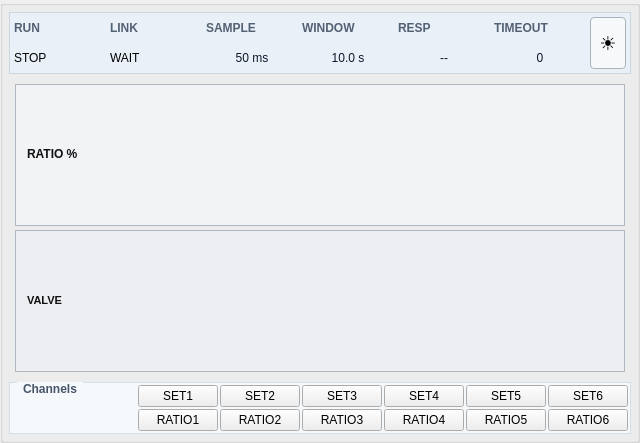
     <widget class="QGroupBox" name="plotPanel">
      <property name="minimumSize">
       <size>
        <width>640</width>
        <height>0</height>
       </size>
      </property>
      <property name="styleSheet">
       <string notr="true">QGroupBox#plotPanel { background-color: rgb(244, 247, 251); border: 1px solid rgb(205, 214, 222); border-radius: 0px; margin-top: 10px; color: rgb(30, 41, 59); font-weight: 600; }
QGroupBox#plotPanel::title { subcontrol-origin: margin; left: 10px; padding: 0 4px; }
QGroupBox#graphSettingsGroup { background-color: rgb(246, 249, 252); border: 1px solid rgb(214, 223, 232); border-radius: 0px; color: rgb(71, 85, 105); font-weight: 600; }
QGroupBox#graphSettingsGroup::title { subcontrol-origin: margin; left: 8px; padding: 0 4px; }</string>
      </property>
      <property name="title">
       <string/>
      </property>
      <layout class="QVBoxLayout" name="plotPanelLayout">
       <property name="spacing">
        <number>4</number>
       </property>
       <property name="leftMargin">
        <number>6</number>
       </property>
       <property name="topMargin">
        <number>6</number>
       </property>
       <property name="rightMargin">
        <number>6</number>
       </property>
       <property name="bottomMargin">
        <number>6</number>
       </property>
       <item>
        <widget class="QFrame" name="graphStatusFrame">
         <property name="minimumSize">
          <size>
           <width>0</width>
           <height>62</height>
          </size>
         </property>
         <property name="maximumSize">
          <size>
           <width>16777215</width>
           <height>62</height>
          </size>
         </property>
         <property name="styleSheet">
          <string notr="true">QFrame#graphStatusFrame { background-color: rgb(233, 240, 247); border: 1px solid rgb(205, 214, 222); border-radius: 0px; }</string>
         </property>
         <property name="frameShape">
          <enum>QFrame::StyledPanel</enum>
         </property>
         <property name="frameShadow">
          <enum>QFrame::Raised</enum>
         </property>
         <layout class="QGridLayout" name="graphStatusLayout">
          <property name="leftMargin">
           <number>4</number>
          </property>
          <property name="topMargin">
           <number>2</number>
          </property>
          <property name="rightMargin">
           <number>4</number>
          </property>
          <property name="bottomMargin">
           <number>2</number>
          </property>
          <property name="spacing">
           <number>4</number>
          </property>
          <item row="0" column="0">
           <widget class="QLabel" name="plotRunCaptionLabel">
            <property name="font">
             <font>
              <weight>75</weight>
              <bold>true</bold>
             </font>
            </property>
            <property name="styleSheet">
             <string notr="true">color: #526173;</string>
            </property>
            <property name="text">
             <string>RUN</string>
            </property>
           </widget>
          </item>
          <item row="1" column="0">
           <widget class="QLabel" name="plotRunValueLabel">
            <property name="text">
             <string>STOP</string>
            </property>
           </widget>
          </item>
          <item row="0" column="1">
           <widget class="QLabel" name="plotRxStateCaptionLabel">
            <property name="font">
             <font>
              <weight>75</weight>
              <bold>true</bold>
             </font>
            </property>
            <property name="styleSheet">
             <string notr="true">color: #526173;</string>
            </property>
            <property name="text">
             <string>LINK</string>
            </property>
           </widget>
          </item>
          <item row="1" column="1">
           <widget class="QLabel" name="plotRxStateValueLabel">
            <property name="text">
             <string>WAIT</string>
            </property>
           </widget>
          </item>
          <item row="0" column="2">
           <widget class="QLabel" name="plotSampleCaptionLabel">
            <property name="font">
             <font>
              <weight>75</weight>
              <bold>true</bold>
             </font>
            </property>
            <property name="styleSheet">
             <string notr="true">color: #526173;</string>
            </property>
            <property name="text">
             <string>SAMPLE</string>
            </property>
           </widget>
          </item>
          <item row="1" column="2">
           <widget class="QLabel" name="plotSampleValueLabel">
            <property name="styleSheet">
             <string notr="true">color: #0F172A; padding: 2px 6px;</string>
            </property>
            <property name="text">
             <string>50 ms</string>
            </property>
            <property name="alignment">
             <set>Qt::AlignCenter</set>
            </property>
           </widget>
          </item>
          <item row="0" column="3">
           <widget class="QLabel" name="plotWindowCaptionLabel">
            <property name="font">
             <font>
              <weight>75</weight>
              <bold>true</bold>
             </font>
            </property>
            <property name="styleSheet">
             <string notr="true">color: #526173;</string>
            </property>
            <property name="text">
             <string>WINDOW</string>
            </property>
           </widget>
          </item>
          <item row="1" column="3">
           <widget class="QLabel" name="plotWindowValueLabel">
            <property name="styleSheet">
             <string notr="true">color: #0F172A; padding: 2px 6px;</string>
            </property>
            <property name="text">
             <string>10.0 s</string>
            </property>
            <property name="alignment">
             <set>Qt::AlignCenter</set>
            </property>
           </widget>
          </item>
          <item row="0" column="4">
           <widget class="QLabel" name="plotLastUpdateCaptionLabel">
            <property name="font">
             <font>
              <weight>75</weight>
              <bold>true</bold>
             </font>
            </property>
            <property name="styleSheet">
             <string notr="true">color: #526173;</string>
            </property>
            <property name="text">
             <string>RESP</string>
            </property>
           </widget>
          </item>
          <item row="1" column="4">
           <widget class="QLabel" name="plotLastUpdateValueLabel">
            <property name="styleSheet">
             <string notr="true">color: #0F172A; padding: 2px 6px;</string>
            </property>
            <property name="text">
             <string>--</string>
            </property>
            <property name="alignment">
             <set>Qt::AlignCenter</set>
            </property>
           </widget>
          </item>
          <item row="0" column="5">
           <widget class="QLabel" name="plotTimeoutCaptionLabel">
            <property name="font">
             <font>
              <weight>75</weight>
              <bold>true</bold>
             </font>
            </property>
            <property name="styleSheet">
             <string notr="true">color: #526173;</string>
            </property>
            <property name="text">
             <string>TIMEOUT</string>
            </property>
           </widget>
          </item>
          <item row="1" column="5">
           <widget class="QLabel" name="plotTimeoutValueLabel">
            <property name="styleSheet">
             <string notr="true">color: #0F172A; padding: 2px 6px;</string>
            </property>
            <property name="text">
             <string>0</string>
            </property>
            <property name="alignment">
             <set>Qt::AlignCenter</set>
            </property>
           </widget>
          </item>
          <item row="0" column="6" rowspan="2">
           <widget class="QPushButton" name="graphThemeToggleButton">
            <property name="minimumSize">
             <size>
              <width>32</width>
              <height>32</height>
             </size>
            </property>
            <property name="maximumSize">
             <size>
              <width>36</width>
              <height>52</height>
             </size>
            </property>
            <property name="font">
             <font>
              <pointsize>14</pointsize>
             </font>
            </property>
            <property name="toolTip">
             <string>Toggle graph theme (Dark / Light)</string>
            </property>
            <property name="styleSheet">
             <string notr="true">QPushButton { border: 1px solid #AAB2BA; border-radius: 4px; background: #F6F8FA; padding: 2px; }
QPushButton:hover { background: #E8EDF2; border-color: #555; }</string>
            </property>
            <property name="text">
             <string>&#x2600;</string>
            </property>
            <property name="checkable">
             <bool>true</bool>
            </property>
           </widget>
          </item>
         </layout>
        </widget>
       </item>
       <item>
        <widget class="QFrame" name="plotHost">
         <property name="minimumSize">
          <size>
           <width>0</width>
           <height>300</height>
          </size>
         </property>
         <property name="styleSheet">
          <string notr="true">QFrame#plotHost { background: transparent; border: none; }</string>
         </property>
         <property name="frameShape">
          <enum>QFrame::NoFrame</enum>
         </property>
         <property name="frameShadow">
          <enum>QFrame::Plain</enum>
         </property>
         <layout class="QVBoxLayout" name="plotHostLayout">
          <property name="spacing">
           <number>4</number>
          </property>
          <property name="leftMargin">
           <number>6</number>
          </property>
          <property name="topMargin">
           <number>6</number>
          </property>
          <property name="rightMargin">
           <number>6</number>
          </property>
          <property name="bottomMargin">
           <number>6</number>
          </property>
          <item>
           <widget class="QFrame" name="ratioPlotFrame">
            <property name="styleSheet">
             <string notr="true">QFrame#ratioPlotFrame { background: #F2F3F5; border: 1px solid #B0B8C1; }</string>
            </property>
            <property name="frameShape">
             <enum>QFrame::NoFrame</enum>
            </property>
            <layout class="QVBoxLayout" name="ratioPlotLayout">
             <property name="spacing"><number>0</number></property>
             <property name="leftMargin"><number>4</number></property>
             <property name="topMargin"><number>2</number></property>
             <property name="rightMargin"><number>4</number></property>
             <property name="bottomMargin"><number>4</number></property>
             <item>
              <widget class="QLabel" name="ratioPlotLabel">
               <property name="styleSheet">
                <string notr="true">color: #111; font-size: 9pt; font-weight: 600; padding: 2px 4px;</string>
               </property>
               <property name="text">
                <string>RATIO %</string>
               </property>
              </widget>
             </item>
            </layout>
           </widget>
          </item>
          <item>
           <widget class="QFrame" name="valvePlotFrame">
            <property name="styleSheet">
             <string notr="true">QFrame#valvePlotFrame { background: #EDEEF1; border: 1px solid #B0B8C1; }</string>
            </property>
            <property name="frameShape">
             <enum>QFrame::NoFrame</enum>
            </property>
            <layout class="QVBoxLayout" name="valvePlotLayout">
             <property name="spacing"><number>0</number></property>
             <property name="leftMargin"><number>4</number></property>
             <property name="topMargin"><number>2</number></property>
             <property name="rightMargin"><number>4</number></property>
             <property name="bottomMargin"><number>4</number></property>
             <item>
              <widget class="QLabel" name="valvePlotLabel">
               <property name="styleSheet">
                <string notr="true">color: #111; font-size: 8pt; font-weight: 600; padding: 2px 4px;</string>
               </property>
               <property name="text">
                <string>VALVE</string>
               </property>
              </widget>
             </item>
            </layout>
           </widget>
          </item>
         </layout>
        </widget>
       </item>
       <item>
        <widget class="QGroupBox" name="graphSettingsGroup">
         <property name="maximumSize">
          <size>
           <width>16777215</width>
           <height>90</height>
          </size>
         </property>
         <property name="title">
          <string>Channels</string>
         </property>
         <layout class="QVBoxLayout" name="graphSettingsLayout">
          <property name="spacing">
           <number>2</number>
          </property>
          <property name="leftMargin">
           <number>2</number>
          </property>
          <property name="topMargin">
           <number>2</number>
          </property>
          <property name="rightMargin">
           <number>2</number>
          </property>
          <property name="bottomMargin">
           <number>2</number>
          </property>
          <item>
           <layout class="QGridLayout" name="legendGridLayout">
            <property name="spacing">
             <number>2</number>
            </property>
            <item row="0" column="0">
             <spacer name="legendSpacer">
              <property name="orientation">
               <enum>Qt::Horizontal</enum>
              </property>
              <property name="sizeHint" stdset="0">
               <size>
                <width>40</width>
                <height>20</height>
               </size>
              </property>
             </spacer>
            </item>
            <item row="0" column="1">
             <widget class="QPushButton" name="legendTx1Button">
              <property name="text">
               <string>SET1</string>
              </property>
             </widget>
            </item>
            <item row="0" column="2">
             <widget class="QPushButton" name="legendTx2Button">
              <property name="text">
               <string>SET2</string>
              </property>
             </widget>
            </item>
            <item row="0" column="3">
             <widget class="QPushButton" name="legendTx3Button">
              <property name="text">
               <string>SET3</string>
              </property>
             </widget>
            </item>
            <item row="0" column="4">
             <widget class="QPushButton" name="legendTx4Button">
              <property name="text">
               <string>SET4</string>
              </property>
             </widget>
            </item>
            <item row="0" column="5">
             <widget class="QPushButton" name="legendTx5Button">
              <property name="text">
               <string>SET5</string>
              </property>
             </widget>
            </item>
            <item row="0" column="6">
             <widget class="QPushButton" name="legendTx6Button">
              <property name="text">
               <string>SET6</string>
              </property>
             </widget>
            </item>
            <item row="1" column="1">
             <widget class="QPushButton" name="legendRx1Button">
              <property name="text">
               <string>RATIO1</string>
              </property>
             </widget>
            </item>
            <item row="1" column="2">
             <widget class="QPushButton" name="legendRx2Button">
              <property name="text">
               <string>RATIO2</string>
              </property>
             </widget>
            </item>
            <item row="1" column="3">
             <widget class="QPushButton" name="legendRx3Button">
              <property name="text">
               <string>RATIO3</string>
              </property>
             </widget>
            </item>
            <item row="1" column="4">
             <widget class="QPushButton" name="legendRx4Button">
              <property name="text">
               <string>RATIO4</string>
              </property>
             </widget>
            </item>
            <item row="1" column="5">
             <widget class="QPushButton" name="legendRx5Button">
              <property name="text">
               <string>RATIO5</string>
              </property>
             </widget>
            </item>
            <item row="1" column="6">
             <widget class="QPushButton" name="legendRx6Button">
              <property name="text">
               <string>RATIO6</string>
              </property>
             </widget>
            </item>
           </layout>
          </item>
         </layout>
        </widget>
       </item>
      </layout>
     </widget>
